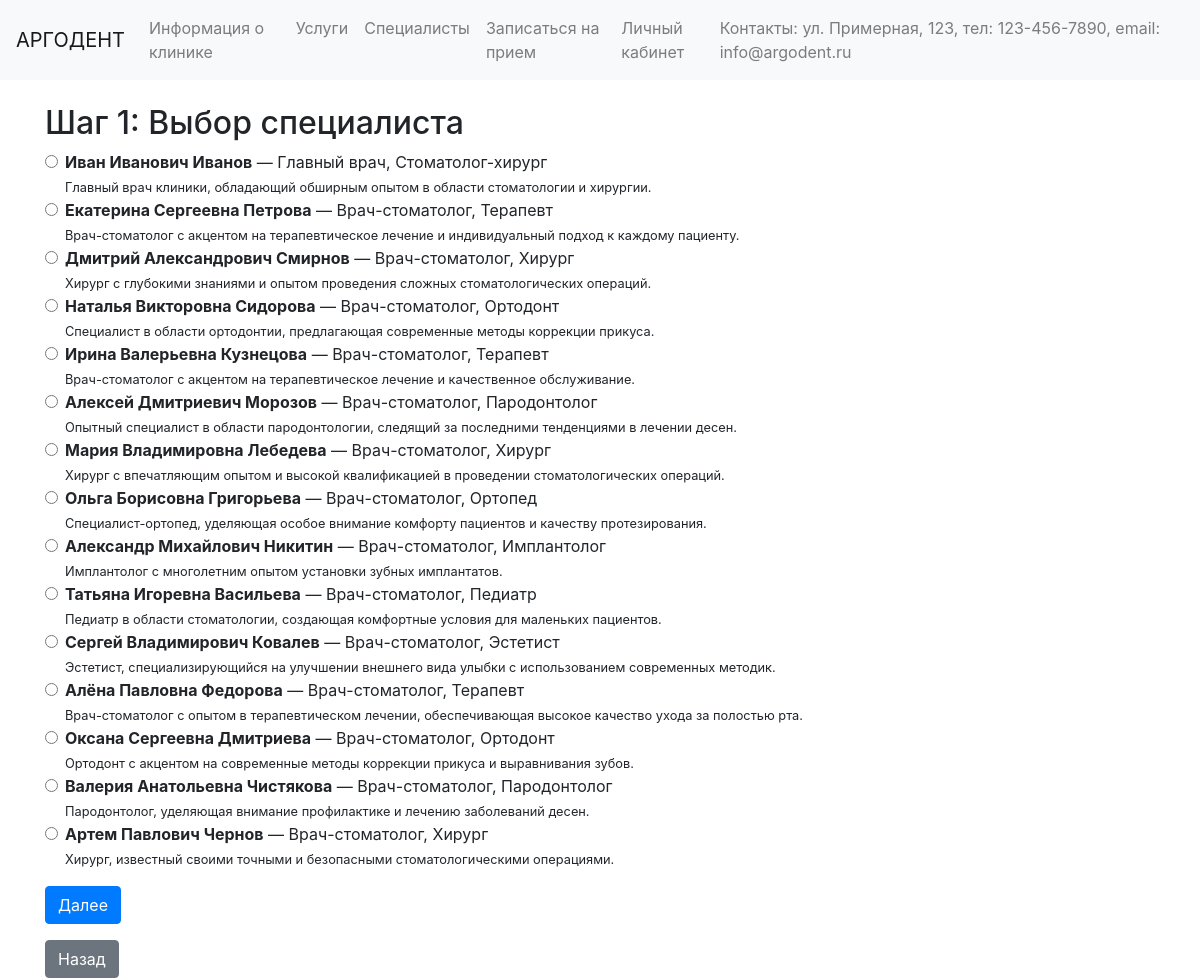
Page /appointment/specialist (signed in) on the committed database.
### tables this page shows
CREATE TABLE specialists (
        id INTEGER PRIMARY KEY AUTOINCREMENT,
        firstname TEXT NOT NULL,
        lastname TEXT NOT NULL,
        photo TEXT,
        description TEXT,
        id_position INTEGER,
        FOREIGN KEY (id_position) REFERENCES positions(id)
    );

CREATE TABLE positions (
        id INTEGER PRIMARY KEY AUTOINCREMENT,
        name TEXT NOT NULL
    );

### run.py (the view, shortened to what this page needs)
@app.route('/appointment/specialist', methods=['GET', 'POST'])
def appointment_specialist():
    if 'user_id' not in session:
        flash('Пожалуйста, войдите в систему для записи', 'error')
        return redirect(url_for('login'))
    specialists_list = get_specialists()
    return render_template('appointment_specialist.html', specialists=specialists_list)

### run.py (called while the page is built)
def get_db_connection():
    conn = sqlite3.connect(DATABASE)
    conn.row_factory = sqlite3.Row
    return conn

def get_specialists():
    conn = get_db_connection()
    specialists = conn.execute("SELECT s.id, s.firstname, s.lastname, s.photo, s.description, p.name as position FROM specialists s JOIN positions p ON s.id_position = p.id").fetchall()
    conn.close()
    return specialists

### templates/appointment_specialist.html (shortened to what this page needs)
{% extends "base.html" %}
{% block content %}
<h2>Шаг 1: Выбор специалиста</h2>
<form method="POST">
  {% for specialist in specialists %}
  <div class="form-check">
    <input class="form-check-input" type="radio" name="specialist" id="specialist{{ specialist.id }}" value="{{ specialist.id }}" required>
    <label class="form-check-label" for="specialist{{ specialist.id }}">
      <strong>{{ specialist.firstname }} {{ specialist.lastname }}</strong> — {{ specialist.position }}<br>
      <small>{{ specialist.description }}</small>
    </label>
  </div>
  {% endfor %}
  <button type="submit" class="btn btn-primary mt-3">Далее</button>
</form>
<a href="{{ url_for('index') }}" class="btn btn-secondary mt-3">Назад</a>
{% endblock %}

### rows in the picture
specialists: firstname "Иван Иванович", lastname "Иванов", position "Главный врач, Стоматолог-хирург", description "Главный врач клиники, обладающий обширным опытом в области стоматологии и хирургии."
specialists: firstname "Екатерина Сергеевна", lastname "Петрова", position "Врач-стоматолог, Терапевт", description "Врач-стоматолог с акцентом на терапевтическое лечение и индивидуальный подход к каждому пациенту."
specialists: firstname "Дмитрий Александрович", lastname "Смирнов", position "Врач-стоматолог, Хирург", description "Хирург с глубокими знаниями и опытом проведения сложных стоматологических операций."
specialists: firstname "Наталья Викторовна", lastname "Сидорова", position "Врач-стоматолог, Ортодонт", description "Специалист в области ортодонтии, предлагающая современные методы коррекции прикуса."
specialists: firstname "Ирина Валерьевна", lastname "Кузнецова", position "Врач-стоматолог, Терапевт", description "Врач-стоматолог с акцентом на терапевтическое лечение и качественное обслуживание."
specialists: firstname "Алексей Дмитриевич", lastname "Морозов", position "Врач-стоматолог, Пародонтолог", description "Опытный специалист в области пародонтологии, следящий за последними тенденциями в лечении десен."
specialists: firstname "Мария Владимировна", lastname "Лебедева", position "Врач-стоматолог, Хирург", description "Хирург с впечатляющим опытом и высокой квалификацией в проведении стоматологических операций."
specialists: firstname "Ольга Борисовна", lastname "Григорьева", position "Врач-стоматолог, Ортопед", description "Специалист-ортопед, уделяющая особое внимание комфорту пациентов и качеству протезирования."
specialists: firstname "Александр Михайлович", lastname "Никитин", position "Врач-стоматолог, Имплантолог", description "Имплантолог с многолетним опытом установки зубных имплантатов."
specialists: firstname "Татьяна Игоревна", lastname "Васильева", position "Врач-стоматолог, Педиатр", description "Педиатр в области стоматологии, создающая комфортные условия для маленьких пациентов."
specialists: firstname "Сергей Владимирович", lastname "Ковалев", position "Врач-стоматолог, Эстетист", description "Эстетист, специализирующийся на улучшении внешнего вида улыбки с использованием современных методик."
specialists: firstname "Алёна Павловна", lastname "Федорова", position "Врач-стоматолог, Терапевт", description "Врач-стоматолог с опытом в терапевтическом лечении, обеспечивающая высокое качество ухода за полостью рта."
specialists: firstname "Оксана Сергеевна", lastname "Дмитриева", position "Врач-стоматолог, Ортодонт", description "Ортодонт с акцентом на современные методы коррекции прикуса и выравнивания зубов."
specialists: firstname "Валерия Анатольевна", lastname "Чистякова", position "Врач-стоматолог, Пародонтолог", description "Пародонтолог, уделяющая внимание профилактике и лечению заболеваний десен."
specialists: firstname "Артем Павлович", lastname "Чернов", position "Врач-стоматолог, Хирург", description "Хирург, известный своими точными и безопасными стоматологическими операциями."
